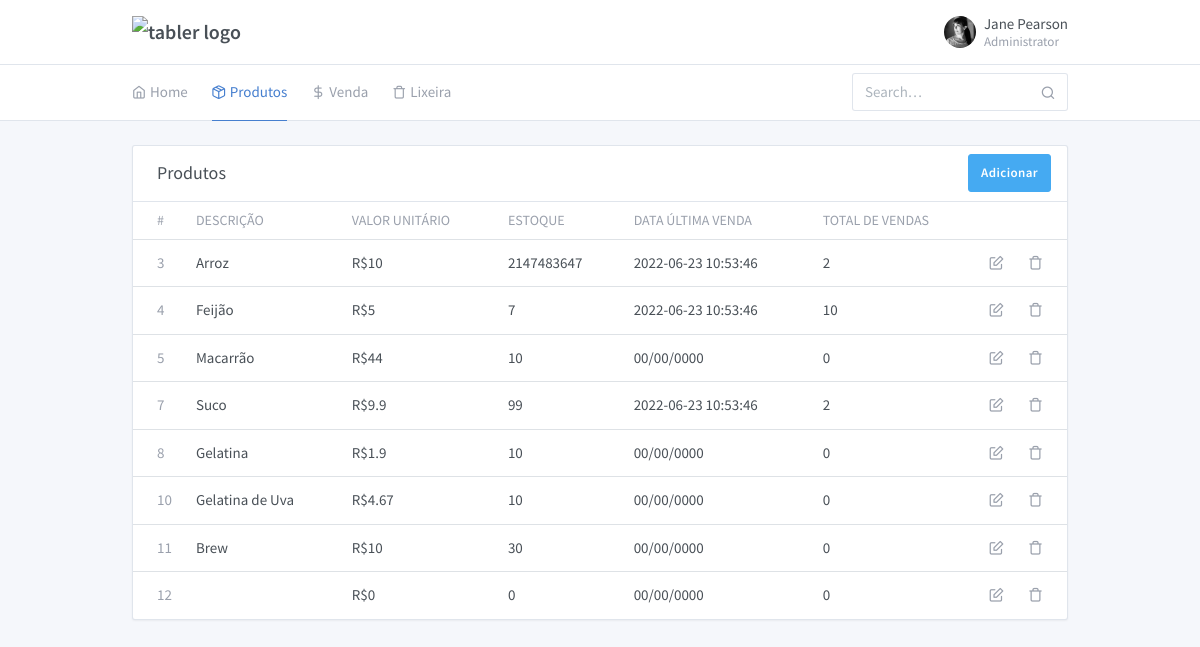
The page /projeto/produtos.php on the database as committed earlier.
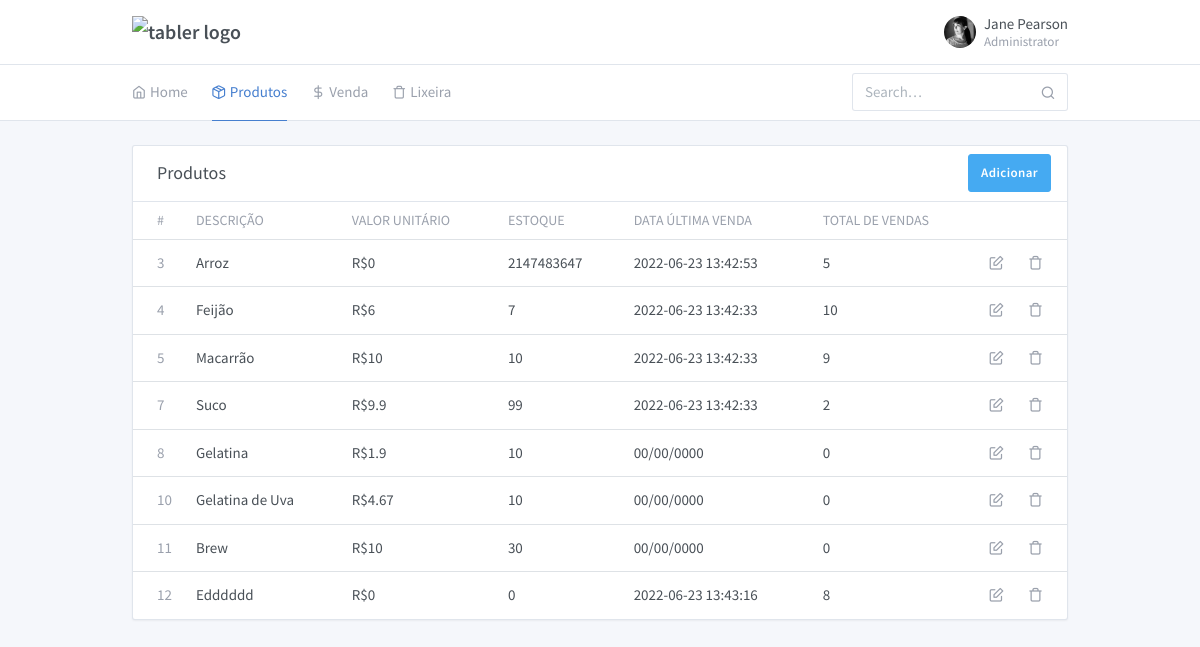
The same page on the database as committed later.
### tables this page shows
CREATE TABLE `produto` (
  `pro_id` int(11) NOT NULL,
  `pro_desc` varchar(150) NOT NULL,
  `pro_vlrunt` decimal(10,2) NOT NULL,
  `pro_qtdestoque` int(11) NOT NULL,
  `pro_codbarras` varchar(13) NOT NULL,
  `pro_ativo` varchar(1) NOT NULL
);

### projeto/produto/listaTodos.php (called while the page is built, shortened)
<?php
require_once '../projeto/produto/Produto.php';
function listAllProdutos($termobusca = null){
    $obj = new Produto();
    $produtos = is_null($termobusca) ? $obj->listAll() : $obj->listAllBySearchTerm($termobusca);
    return $produtos;
}

### projeto/produto/Produto.php (called while the page is built, shortened)
<?php
require_once '../Conexao.php';
class Produto
{
    private $id;
    private $desc;
    private $vlrunt;
    private $qtdestoque;
    private $data_venda;
    private $total_vendas;
    function __construct($id = null, $desc = null, $vlrunt = null, $qtdestoque = null, $codbarras = null, $ativo = 'S')
    {
        $this->id = $this->setId($id);
        $this->desc = $this->setDescricao($desc);
        $this->vlrunt = $this->setValorUnitario($vlrunt);
        $this->qtdestoque = $this->setQuantidadeEstoque($qtdestoque);
    }
    public function getId()
    {
        return (int) $this->id;
    }
    private function setId($id)
    {
        $this->id = $id;
    }
    public function getDescricao()
    {
        return $this->desc;
    }
    public function setDescricao($desc)
    {
        $this->desc = $desc;
    }
    public function getValorUnitario()
    {
        return (float)$this->vlrunt;
    }
    public function setValorUnitario($vlrunt)
    {
        $this->vlrunt = $vlrunt;
    }
    public function getQuantidadeEstoque()
    {
        return (int) $this->qtdestoque;
    }
    private function setQuantidadeEstoque($qtdestoque)
    {
        $this->qtdestoque = $qtdestoque;
    }
    public function getDataVenda()
    {
        return isset($this->data_venda) ? $this->data_venda : "00/00/0000";
    }
    private function setDataVenda($data_venda)
    {
        $this->data_venda = $data_venda;
    }
    public function getTotalVendas()
    {
        return isset($this->total_vendas) ? $this->total_vendas : 0;
    }
    private function setTotalVendas($total_vendas)
    {
        $this->total_vendas = $total_vendas;
    }
    public function listAll()
    {
        $conn = new Conexao();
        $conn->setConexao();
        $conn->query("SELECT
                    p.pro_id,
                    p.pro_desc,
                    p.pro_vlrunt,
                    p.pro_qtdestoque,
                    p.pro_codbarras,
                    p.pro_ativo,
                    MAX(v.ven_data) as ultima_venda,
                    SUM(v.ven_qtd) as total_vendas
        FROM produto p
        LEFT JOIN venda v on
            p.pro_id = v.pro_id
            where p.pro_ativo = 'S'
         GROUP BY p.pro_id");
        $retorno = [];
        if ($conn->getQuery()) {
            foreach ($conn->getArrayResults() as $linha) {
                $produto = new Produto();
                $produto->setId($linha['pro_id']);
                $produto->setDescricao($linha['pro_desc']);
                $produto->setValorUnitario($linha['pro_vlrunt']);
                $produto->setQuantidadeEstoque($linha['pro_qtdestoque']);
                $produto->setCodigoBarras($linha['pro_codbarras']);
                $produto->setProdutoAtivo($linha['pro_ativo']);
                $produto->setDataVenda($linha['ultima_venda']);
                $produto->setTotalVendas($linha['total_vendas']);
                $retorno[] = $produto;
            }
        }
        return $retorno;
    }
}

### Conexao.php (called while the page is built, shortened)
<?php
class Conexao {
  private $nome;
  private $host;
  private $usuario;
  private $senha;
  private $conexao;
  private $query;
  function __construct($sNome = 'avaliacao', $sHost = 'localhost', $sUsuario = 'root', $sSenha = '') {
    $this->nome    = $sNome;
    $this->host    = $sHost;
    $this->usuario = $sUsuario;
    $this->senha   = $sSenha;
  }
  public function setConexao() {
    if(!empty($this->host) && !empty($this->usuario)) {
      if (@$this->conexao = mysqli_connect($this->host, $this->usuario, $this->senha)) {
        mysqli_select_db($this->conexao, $this->nome);
        mysqli_query($this->conexao, 'SET character_set_connection=utf8');
        mysqli_query($this->conexao, 'SET character_set_client=utf8');
        mysqli_query($this->conexao, 'SET character_set_results=utf8');
        $nOffset = -10800;
        $this->timeZone = sprintf('Etc/GMT+%s', ($nOffset / 3600 * -1));
      } else {
        echo 'Nosso banco de dados não está respondendo à solicitação de acesso, já estamos verificando. Por favor aguarde!';
      }
    } else {
      echo 'not working';
    }
  }
  public function query($sSql, $bReturn = false) {
    if($rQry = mysqli_query($this->conexao, $sSql)) {
      if($bReturn) {
        return $rQry;
      } else {
        $this->query = $rQry;
      }
    }
  }
  public function getQuery() {
    return $this->query;
  }
  public function getArrayResults() {
    $aReturn = [];
    while ($aDados = mysqli_fetch_array($this->query, MYSQLI_ASSOC)) {
      $aReturn[] = $aDados;
    }
    return $aReturn;
  }
}

### projeto/produtos.php (the view, shortened to what this page needs)
<?php
require_once '../projeto/produto/listaTodos.php';
$termobusca = isset($_GET['termobusca']) ? $_GET['termobusca']: null;
$list_produtos = listAllProdutos($termobusca);
$produtos = isset($list_produtos) ? $list_produtos : [];
?>
<!doctype html>
<html lang="en" dir="ltr">
<head>
  <link rel="stylesheet" href="https://maxcdn.bootstrapcdn.com/font-awesome/4.7.0/css/font-awesome.min.css">
  <link href="./assets/css/dashboard.css" rel="stylesheet" />
  <link href="./assets/plugins/charts-c3/plugin.css" rel="stylesheet" />
  <link href="./assets/plugins/maps-google/plugin.css" rel="stylesheet" />
</head>
<body class="">
  <div class="page">
    <div class="page-main">
      <div class="header py-4">
        <div class="container">
          <div class="d-flex">
            <a class="header-brand" href="./index.php">
              <img src="./demo/brand/tabler.svg" class="header-brand-img" alt="tabler logo">
            </a>
            <div class="d-flex order-lg-2 ml-auto">
              <div>
                <a href="#" class="nav-link pr-0 leading-none" data-toggle="dropdown">
                  <span class="avatar" style="background-image: url(./demo/faces/female/25.jpg)"></span>
                  <span class="ml-2 d-none d-lg-block">
                    <span class="text-default">Jane Pearson</span>
                    <small class="text-muted d-block mt-1">Administrator</small>
                  </span>
                </a>
              </div>
            </div>
          </div>
        </div>
      </div>
      <div class="header collapse d-lg-flex p-0" id="headerMenuCollapse">
        <div class="container">
          <div class="row align-items-center">
            <div class="col-lg-3 ml-auto">
              <form class="input-icon my-3 my-lg-0">
                <input type="search" class="form-control header-search" placeholder="Search&hellip;" tabindex="1" onblur="aplicaFiltroBusca()" id="campo_busca">
                <div class="input-icon-addon" id="botao_lupa">
                </div>
              </form>
            </div>
            <div class="col-lg order-lg-first">
              <ul class="nav nav-tabs border-0 flex-column flex-lg-row">
                <li class="nav-item">
                  <a href="./index.php" class="nav-link"><i class="fe fe-home"></i> Home</a>
                </li>
                <li class="nav-item">
                  <a href="./produtos.php" class="nav-link active"><i class="fe fe-package"></i> Produtos</a>
                </li>
                <li class="nav-item">
                  <a href="./form-venda.php" class="nav-link"><i class="fe fe-dollar-sign"></i> Venda</a>
                </li>
                <li class="nav-item">
                  <a href="./produtos-excluidos.php" class="nav-link"><i class="fe fe-trash"></i> Lixeira</a>
                </li>
              </ul>
            </div>
          </div>
        </div>
      </div>
      <div class="my-3 my-md-5">
        <div class="container">
          <div class="row row-cards row-deck">
            <div class="col-12">
              <div class="card">
                <div class="card-header">
                  <h3 class="card-title">Produtos</h3>
                  <div class="card-options">
                    <a href="./form-produto.php" class="btn btn-azure">Adicionar</a>
                  </div>
                </div>
                <div class="table-responsive">
                  <table class="table card-table table-vcenter text-nowrap">
                    <thead>
                      <tr>
                        <th class="w-1">#</th>
                        <th>Descrição</th>
                        <th>Valor unitário</th>
                        <th>Estoque</th>
                        <th>Data última venda</th>
                        <th>Total de vendas</th>
                        <th class="w-1"></th>
                        <th class="w-1"></th>
                      </tr>
                    </thead>
                    <tbody>
                      <tr>
                        <?php
                        foreach ($produtos as $produto) {
                          echo '<td><span class="text-muted">' . $produto->getId() . '</span></td>
                              <td>
                                ' . $produto->getDescricao() . '
                              </td>
                              <td>
                                R$' . $produto->getValorUnitario() . '
                              </td>
                              <td>
                                ' . $produto->getQuantidadeEstoque() . '
                              </td>
                              <td>
                               ' . $produto->getDataVenda() . '
                              </td>
                              <td>
                                ' . $produto->getTotalVendas() . '
                              </td>
                              <td>
                                <a class="icon" href="./form-produto-edit.php?id=' . $produto->getId() . '">
                                  <i class="fe fe-edit"></i>
                                </a>
                              </td>
                              <td>
                                <a class="icon" href="./produto/delete.php?id=' . $produto->getId() . '">
                                  <i class="fe fe-trash"></i>
                                </a>
                              </td>
                            </tr>';
                        }
                        ?>
                    </tbody>
                  </table>
                </div>
              </div>
            </div>
          </div>
        </div>
      </div>
    </div>
  </div>
</body>
</html>

Rows that differ between the two databases and show on the page:
changed produto "Arroz": pro_vlrunt "10" → "0"; DataVenda "2022-06-23 10:53:46" → "2022-06-23 13:42:53"; TotalVendas "2" → "5"
changed produto "Feijão": pro_vlrunt "5" → "6"; DataVenda "2022-06-23 10:53:46" → "2022-06-23 13:42:33"
changed produto "Macarrão": pro_vlrunt "44" → "10"; DataVenda "00/00/0000" → "2022-06-23 13:42:33"; TotalVendas "0" → "9"
computed for produto "Suco": DataVenda "2022-06-23 10:53:46" → "2022-06-23 13:42:33"
changed produto id 12: pro_desc (not shown) → "Edddddd"; DataVenda "00/00/0000" → "2022-06-23 13:43:16"; TotalVendas "0" → "8"
